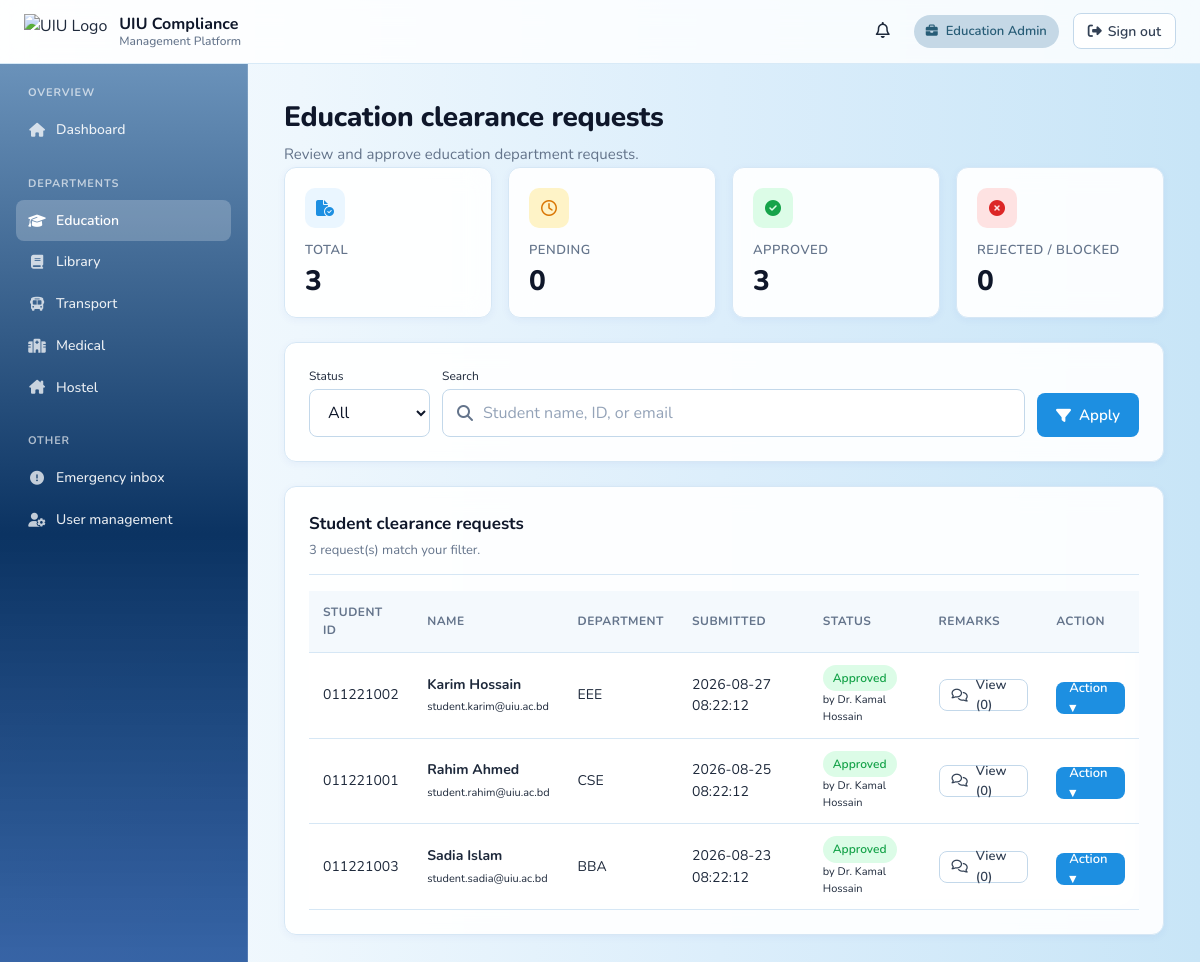
Screenshot of /admin/admin-education.php (signed in) with the database file from the repository.
### tables this page shows
CREATE TABLE users (
    id           INT UNSIGNED AUTO_INCREMENT PRIMARY KEY,
    role         ENUM('student','admin','vc') NOT NULL,
    full_name    VARCHAR(120) NOT NULL,
    email        VARCHAR(190) NOT NULL,
    password     VARCHAR(255) NOT NULL,           
    student_id   VARCHAR(40)  NULL,               
    employee_id  VARCHAR(40)  NULL,             
    department   VARCHAR(60)  NULL,
    status       ENUM('active','suspended') NOT NULL DEFAULT 'active',
    created_at   DATETIME     NOT NULL DEFAULT CURRENT_TIMESTAMP,
    updated_at   DATETIME     NOT NULL DEFAULT CURRENT_TIMESTAMP ON UPDATE CURRENT_TIMESTAMP,
    UNIQUE KEY uniq_email (email),
    UNIQUE KEY uniq_student_id (student_id),
    UNIQUE KEY uniq_employee_id (employee_id),
    KEY idx_role (role)
);

CREATE TABLE clearance_requests (
    id            INT UNSIGNED AUTO_INCREMENT PRIMARY KEY,
    student_id    INT UNSIGNED NOT NULL,
    department    ENUM('education','library','transport','medical','hostel') NOT NULL,
    status        ENUM('pending','approved','hold','rejected','blocked') NOT NULL DEFAULT 'pending',
    reason        VARCHAR(500) NULL,
    submitted_at  DATETIME NOT NULL DEFAULT CURRENT_TIMESTAMP,
    decided_at    DATETIME NULL,
    decided_by    INT UNSIGNED NULL,
    CONSTRAINT fk_cr_student FOREIGN KEY (student_id) REFERENCES users(id) ON DELETE CASCADE,
    CONSTRAINT fk_cr_decider FOREIGN KEY (decided_by) REFERENCES users(id) ON DELETE SET NULL,
    UNIQUE KEY uniq_student_dept (student_id, department),
    KEY idx_status (status),
    KEY idx_dept (department)
);

### backend/config/db.php (called while the page is built, shortened)
<?php
function db(): PDO
{
    static $pdo = null;
    if ($pdo instanceof PDO) {
        return $pdo;
    }
    $host    = '127.0.0.1';
    $port    = '3306';
    $name    = 'uiu_clearance';
    $user    = 'root';
    $pass    = '';
    $charset = 'utf8mb4';
    $dsn = "mysql:host={$host};port={$port};dbname={$name};charset={$charset}";
    $options = [
        PDO::ATTR_ERRMODE            => PDO::ERRMODE_EXCEPTION,
        PDO::ATTR_DEFAULT_FETCH_MODE => PDO::FETCH_ASSOC,
        PDO::ATTR_EMULATE_PREPARES   => false,
    ];
    try {
        $pdo = new PDO($dsn, $user, $pass, $options);
    } catch (PDOException $e) {
        http_response_code(500);
        echo "<h2>Database Error</h2>";
        echo "<pre>";
        echo $e->getMessage();
        echo "</pre>";
        exit;
    }
    return $pdo;
}

### backend/includes/auth.php (called while the page is built, shortened)
<?php
require_once __DIR__ . '/../config/db.php';
function current_user(): ?array
{
    $stmt = db()->prepare('SELECT * FROM users WHERE id = ? LIMIT 1');
    $stmt->execute([$_SESSION['user_id']]);
    $row = $stmt->fetch();
    return $row ?: null;
}

### admin/admin-education.php (the view, shortened to what this page needs)
<?php
require_once __DIR__ . '/../backend/includes/auth.php';
require_once __DIR__ . '/../backend/includes/layout.php';
$me = current_user();
$valid = [
    'education' => ['label' => 'Education', 'icon' => 'fa-graduation-cap',  'page' => 'admin-education.php',  'css' => 'page13.css'],
    'library'   => ['label' => 'Library',   'icon' => 'fa-book',           'page' => 'admin-library.php',    'css' => 'page14.css'],
    'transport' => ['label' => 'Transport', 'icon' => 'fa-bus',            'page' => 'admin-transport.php',  'css' => 'page15.css'],
    'medical'   => ['label' => 'Medical',   'icon' => 'fa-hospital',       'page' => 'admin-medical.php',    'css' => 'page16.css'],
    'hostel'    => ['label' => 'Hostel',    'icon' => 'fa-house-chimney',  'page' => 'admin-hostel.php',     'css' => 'page17.css'],
];
$dept = (string)($_GET['dept'] ?? 'education');
$meta = $valid[$dept];
$search = trim((string)($_GET['q'] ?? ''));
$where = ['cr.department = ?'];
$params = [$dept];
$where_sql = 'WHERE ' . implode(' AND ', $where);
$stats = ['total' => 0, 'pending' => 0, 'approved' => 0, 'rejected' => 0, 'hold' => 0, 'blocked' => 0];
$rows = [];
try {
    $counts = db()->prepare("SELECT status, COUNT(*) AS n FROM clearance_requests WHERE department = ? GROUP BY status");
    $counts->execute([$dept]);
    foreach ($counts->fetchAll() as $r) {
        $stats[(string)$r['status']] = (int)$r['n'];
        $stats['total'] += (int)$r['n'];
    }
    $sql = "SELECT cr.id, cr.status, cr.reason, cr.submitted_at, cr.decided_at,
                   u.id AS student_id, u.full_name, u.email, u.student_id AS sid, u.department,
                   du.full_name AS decider_name
            FROM clearance_requests cr
            JOIN users u ON u.id = cr.student_id
            LEFT JOIN users du ON du.id = cr.decided_by
            $where_sql
            ORDER BY FIELD(cr.status,'pending','hold','rejected','blocked','approved'), cr.submitted_at DESC
            LIMIT 200";
    $stmt = db()->prepare($sql);
    $stmt->execute($params);
    $rows = $stmt->fetchAll();
} catch (Throwable $e) {  }
$remark_counts = [];
try {
    $rc = db()->prepare("SELECT request_id, COUNT(*) AS n FROM clearance_remarks GROUP BY request_id");
    $rc->execute();
    foreach ($rc->fetchAll() as $r) { $remark_counts[(int)$r['request_id']] = (int)$r['n']; }
} catch (Throwable $e) {  }
$role_badge = $me['role'] === 'vc' ? 'Vice Chancellor' : ($meta['label'] . ' Admin');
$role_icon  = $me['role'] === 'vc' ? 'fa-user-tie' : 'fa-briefcase';
?>
<!DOCTYPE html>
<html lang="en">
<head>
    <link rel="stylesheet" href="../assets/css/theme.css">
    <link rel="stylesheet" href="../assets/css/<?= htmlspecialchars($meta['css']) ?>">
    <link rel="stylesheet" href="../assets/css/department-admin.css">
    <link rel="stylesheet" href="https://cdnjs.cloudflare.com/ajax/libs/font-awesome/6.5.1/css/all.min.css">
</head>
<body class="plain-bg">
<header class="topbar">
    <div class="brand">
        <img src="../assets/images/UIU%20LOGO.png" alt="UIU Logo">
        <div class="brand-text">UIU Compliance<span>Management Platform</span></div>
    </div>
    <div class="right">
        <a class="notif-btn" href="notifications.php"><i class="fa-regular fa-bell"></i></a>
        <span class="role-badge"><i class="fa-solid <?= $role_icon ?>"></i> <?= htmlspecialchars($role_badge) ?></span>
        <a class="logout-btn" href="../backend/actions/logout.php"><i class="fa-solid fa-right-from-bracket"></i> Sign out</a>
    </div>
</header>
<div class="layout">
    <aside class="sidebar">
        <nav class="nav-section">
            <h3>Overview</h3>
            <a class="nav-item" href="dashboard.php"><i class="fa-solid fa-house"></i> Dashboard</a>
        </nav>
        <nav class="nav-section">
            <h3>Departments</h3>
            <?php foreach ($valid as $k => $m): ?>
                <a class="nav-item <?= $k === $dept ? 'active' : '' ?>" href="admin-education.php?dept=<?= $k ?>">
                    <i class="fa-solid <?= $m['icon'] ?>"></i> <?= $m['label'] ?>
                </a>
            <?php endforeach; ?>
        </nav>
        <nav class="nav-section">
            <h3>Other</h3>
            <a class="nav-item" href="emergency-inbox.php"><i class="fa-solid fa-circle-exclamation"></i> Emergency inbox</a>
            <a class="nav-item" href="user-management.php"><i class="fa-solid fa-user-gear"></i> User management</a>
        </nav>
    </aside>
    <main class="main">
        <div class="page-head">
            <h1><?= htmlspecialchars($meta['label']) ?> clearance requests</h1>
            <p>Review and approve <?= htmlspecialchars(strtolower($meta['label'])) ?> department requests.</p>
        </div>
        <div class="grid grid-4 mb-24">
            <div class="stat"><div class="icon"><i class="fa-solid fa-file-circle-check"></i></div><div class="label">Total</div><div class="value"><?= $stats['total'] ?></div></div>
            <div class="stat warn"><div class="icon"><i class="fa-regular fa-clock"></i></div><div class="label">Pending</div><div class="value"><?= $stats['pending'] + $stats['hold'] ?></div></div>
            <div class="stat ok"><div class="icon"><i class="fa-solid fa-circle-check"></i></div><div class="label">Approved</div><div class="value"><?= $stats['approved'] ?></div></div>
            <div class="stat bad"><div class="icon"><i class="fa-solid fa-circle-xmark"></i></div><div class="label">Rejected / Blocked</div><div class="value"><?= $stats['rejected'] + $stats['blocked'] ?></div></div>
        </div>
        <section class="card mb-24">
            <form method="GET" class="filter-row">
                <div class="filter-field">
                    <label>Status</label>
                    <select name="status" class="input">
                        <option value="">All</option>
                    </select>
                </div>
                <div class="filter-field" style="flex:1;">
                    <label>Search</label>
                    <div class="input"><i class="fa-solid fa-magnifying-glass"></i>
                        <input type="text" name="q" value="<?= htmlspecialchars($search) ?>" placeholder="Student name, ID, or email">
                    </div>
                </div>
                <div class="filter-field" style="align-self: end;">
                    <button class="btn btn-primary" type="submit"><i class="fa-solid fa-filter"></i> Apply</button>
                </div>
            </form>
        </section>
        <section class="card">
            <div class="card-head">
                <div>
                    <h2>Student clearance requests</h2>
                    <p><?= count($rows) ?> request(s) match your filter.</p>
                </div>
            </div>
            <?php if (!$rows): ?>
                <div class="empty"><i class="fa-regular fa-folder-open"></i><h3>No matching requests</h3><p>Try changing the status filter or search query.</p></div>
            <?php else: ?>
            <div class="table-wrap">
                <table class="table">
                    <thead>
                        <tr>
                            <th>Student ID</th>
                            <th>Name</th>
                            <th>Department</th>
                            <th>Submitted</th>
                            <th>Status</th>
                            <th>Remarks</th>
                            <th>Action</th>
                        </tr>
                    </thead>
                    <tbody>
                        <?php foreach ($rows as $r):
                            $rc_count = $remark_counts[(int)$r['id']] ?? 0;
                        ?>
                        <tr>
                            <td><?= htmlspecialchars((string)$r['sid']) ?></td>
                            <td><strong><?= htmlspecialchars((string)$r['full_name']) ?></strong><br><span class="muted small"><?= htmlspecialchars((string)$r['email']) ?></span></td>
                            <td><?= htmlspecialchars((string)$r['department']) ?></td>
                            <td><?= htmlspecialchars((string)$r['submitted_at']) ?></td>
                            <td>
                                <?= uiu_status_badge((string)$r['status']) ?>
                                <?php if ($r['decider_name']): ?>
                                    <div class="muted small">by <?= htmlspecialchars((string)$r['decider_name']) ?></div>
                                <?php endif; ?>
                            </td>
                            <td>
                                <a class="btn btn-sm btn-secondary" href="request-detail.php?id=<?= (int)$r['id'] ?>&back=<?= urlencode('/admin/admin-education.php?dept=' . $dept) ?>">
                                    <i class="fa-regular fa-comments"></i> View (<?= $rc_count ?>)
                                </a>
                            </td>
                            <td>
                                <details class="action-menu">
                                    <summary class="btn btn-sm btn-primary">Action ▾</summary>
                                </details>
                            </td>
                        </tr>
                        <?php endforeach; ?>
                    </tbody>
                </table>
            </div>
            <?php endif; ?>
        </section>
    </main>
</div>
</body>
</html>

### backend/includes/layout.php (shortened to what this page needs)
<?php
require_once __DIR__ . '/auth.php';
function uiu_status_badge(string $status): string
{
    $map = [
        'pending'  => ['warn', 'Pending'],
        'approved' => ['ok',   'Approved'],
        'rejected' => ['bad',  'Rejected'],
        'hold'     => ['warn', 'On hold'],
        'blocked'  => ['bad',  'Blocked'],
    ];
    $s = $map[$status] ?? ['info', ucfirst($status)];
    return '<span class="badge ' . htmlspecialchars($s[0]) . '">' . htmlspecialchars($s[1]) . '</span>';
}

### css/department-admin.css (style rules this page uses)
.table-wrap { overflow-x: auto; margin: 0 -24px -24px; padding: 0 24px 24px; }
.table { width: 100%; min-width: 760px; }

### admin/admin-education.php (style rules this page uses)
.notif-btn { position:relative;color:var(--text);text-decoration:none;padding:6px 10px;border-radius:8px; }
.muted { color:var(--text-muted); }
.small { font-size:11px; }
.filter-row { display:flex;gap:12px;align-items:flex-end;flex-wrap:wrap; }
.filter-field label { display:block;font-size:12px;color:var(--text-muted);margin-bottom:4px; }
.action-menu { position:relative; }
.action-menu summary { list-style:none;cursor:pointer; }

### rows the page displays
users: role "Education Admin"
clearance_requests: student.student_id "011221002", student.full_name "Karim Hossain", student.email "student.karim@uiu.ac.bd", student.department "EEE", submitted_at "2026-08-27 08:22:12", status "Approved", decided_by.full_name "Dr. Kamal Hossain", id "0"
clearance_requests: student.student_id "011221001", student.full_name "Rahim Ahmed", student.email "student.rahim@uiu.ac.bd", student.department "CSE", submitted_at "2026-08-25 08:22:12", status "Approved", decided_by.full_name "Dr. Kamal Hossain", id "0"
clearance_requests: student.student_id "011221003", student.full_name "Sadia Islam", student.email "student.sadia@uiu.ac.bd", student.department "BBA", submitted_at "2026-08-23 08:22:12", status "Approved", decided_by.full_name "Dr. Kamal Hossain", id "0"

### other values shown
$m['label'] "Education"
$m['label'] "Library"
$m['label'] "Transport"
$m['label'] "Medical"
$m['label'] "Hostel"
$meta['label'] "Education"
$meta['label'] "education"
$stats['total'] "3"
$stats['pending'] + $stats['hold'] "0"
$stats['approved'] "3"
$stats['rejected'] + $stats['blocked'] "0"
count($rows) "3"
